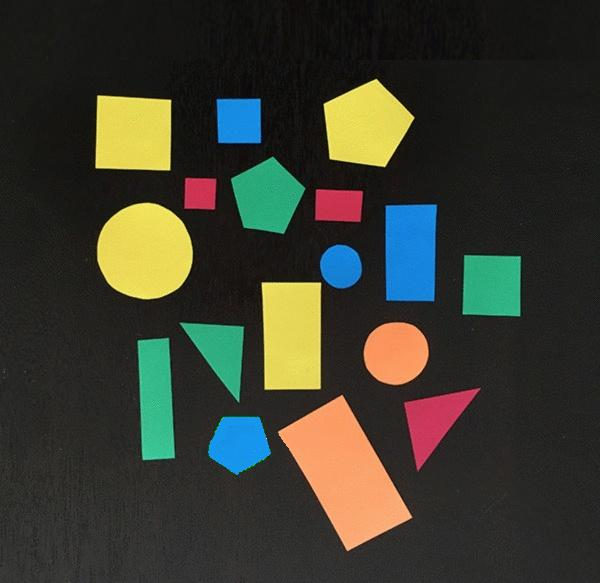
#> input picture opencv/script/shape_detection.jpg, 600 x 583 px, found by its file name
$ python opencv.py
#> lines starting #> are read from the running program, lines starting #| are printed output that depends on the picture; after the words box and inside, x2 and y2 are one past the last pixel; in counts of white or black regions, pixels touching at a corner belong together; long printed decimals are rounded
### opencv/script/shapedetector.py
# -*- coding: utf-8 -*-
"""
Created on Wed Jul 10 21:35:51 2019

@author: bobydeng
"""
import cv2
import math

class ShapeDetector:
    def __init__(self):
        pass

    def detect(self,c):
        shape = None
        peri = cv2.arcLength(c, True)
        approx = cv2.approxPolyDP(c, 0.04 * peri, True)
        k = cv2.isContourConvex(approx)
        if k == False:
            return shape

        #print 'approx edges', len(approx)
        if len(approx) == 3:
            shape = "triangle"

        elif len(approx) == 4:
            (x,y,w,h) = cv2.boundingRect(approx)
            ar = w/float(h)

            shape = "square" if ar >=0.95 and ar <= 1.05 else "rectangle"

        elif len(approx) == 5:
            shape = "pentagon"

        elif len(approx) > 6:
            area = cv2.contourArea(c)
            circularity = 4*math.pi*area/(peri*peri)
            print 'circurity', circularity
            if circularity > 0.8:
                shape = "circle"

        return shape

### opencv/script/opencv.py
# -*- coding: utf-8 -*-
"""
Created on Wed Jul 10 20:19:46 2019

@author: bobydeng
"""

import numpy as np
import cv2
from shapedetector import ShapeDetector
import imutils

"""
imgfolder = '/home/bobydeng/myworks/go/data/collection/Images/users/dengbo/go'
img = cv2.imread(imgfolder + '/weiqi9.jpg',0)
cv2.imshow('go', img)
cv2.waitKey(0)
cv2.destroyAllWindows()
"""


frame = cv2.imread('/home/bobydeng/myworks/test/shape_detection.jpg')
#> frame is the input picture: shape (583, 600, 3); mean B, G, R 47.1, 58.7, 57.5
cv2.imshow('frame',frame)

resized = imutils.resize(frame, width=300)
ratio = frame.shape[0] / float(resized.shape[0])
#> ratio = 2
gray = cv2.cvtColor(resized, cv2.COLOR_BGR2GRAY)
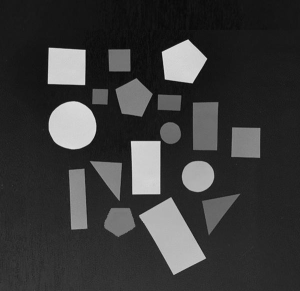
#> gray: shape (291, 300); min 8, max 223, mean 57.1
blurred = cv2.GaussianBlur(gray, (5,5),0)
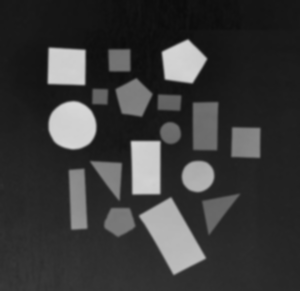
#> blurred: shape (291, 300); min 11, max 216, mean 57.1
thresh = cv2.threshold(blurred, 60, 255, cv2.THRESH_BINARY)[1]
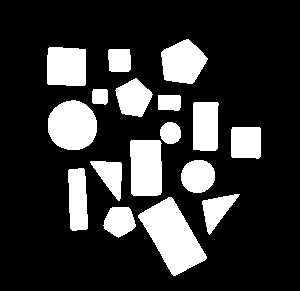
#> thresh: shape (291, 300); 20.8% white; 17 white regions

cv2.imshow('thresh',thresh)

cnts = cv2.findContours(thresh.copy(), cv2.RETR_EXTERNAL,
                        cv2.CHAIN_APPROX_SIMPLE)
#> cnts = 17 contours; largest, box (x1, y1, x2, y2) and area: (138, 197, 207, 276) 2708, (48, 100, 97, 150) 1886, (130, 140, 162, 196) 1639, (161, 39, 208, 84) 1430, (47, 47, 86, 86) 1388
cnts = imutils.grab_contours(cnts)
sd = ShapeDetector()

for c in cnts:
    M = cv2.moments(c)
    if M["m00"] == 0:
        continue
    cX = int((M["m10"] / M["m00"]) * ratio)
    cY = int((M["m01"] / M["m00"]) * ratio)
    shape = sd.detect(c)

    c = c.astype("float")
    c *= ratio
    c = c.astype("int")
    cv2.drawContours(frame, [c], -1, (0, 255 ,0), 2)
    cv2.putText(frame, shape, (cX, cY), cv2.FONT_HERSHEY_SIMPLEX,
                0.5, (255,255,255), 2)

    cv2.imshow("Image", frame)
    cv2.waitKey(0)
#> this loop made 17 passes
#> (cX, cY, peri in detect, approx in detect, x in detect, y in detect, w in detect, h in detect) on passes 2, 4, 7, 8, 10, 12, 13, 15: (344, 472, 230.5, [[168, 197], [138, 217], [175, 275], [206, 256]], 138, 197, 69, 79), (155, 399, 155, [[83, 168], [68, 170], [72, 230], [87, 228]], 68, 168, 20, 63), (291, 335, 168.1, [[131, 140], [131, 193], [160, 194], [160, 141]], 131, 140, 30, 55), (491, 284, 116.5, [[232, 127], [231, 156], [258, 158], [260, 128]], 231, 127, 30, 32), (410, 251, 142.5, [[194, 102], [193, 149], [215, 150], [218, 103]], 193, 102, 26, 49), (338, 204, 71.66, [[158, 95], [158, 109], [179, 109], [179, 95]], 158, 95, 22, 15), (199, 192, 56.49, [[93, 89], [92, 102], [105, 104], [107, 90]], 92, 89, 16, 16), (238, 120, 84.49, [[109, 49], [109, 70], [128, 71], [129, 49]], 109, 49, 21, 23)
#> (cX, cY, peri in detect, shape) on passes 1, 14, 17: (238, 442, 102.9, 'pentagon'), (266, 195, 122.5, 'pentagon'), (365, 124, 149, 'pentagon')
#| circurity 0.9037
#| circurity 0.9085
#| circurity 0.899
#> pass 1, `cv2.imshow("Image", frame)`:
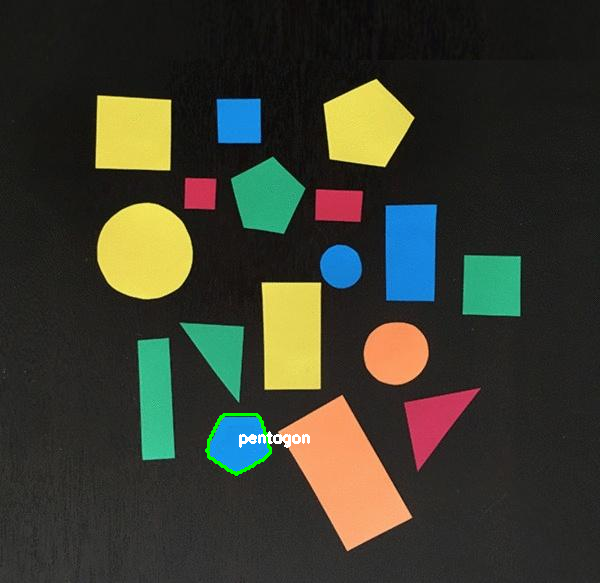
#> window 'Image': shape (583, 600, 3); mean B, G, R 47.1, 59.2, 57.7
#> pass 2, `cv2.imshow("Image", frame)`:
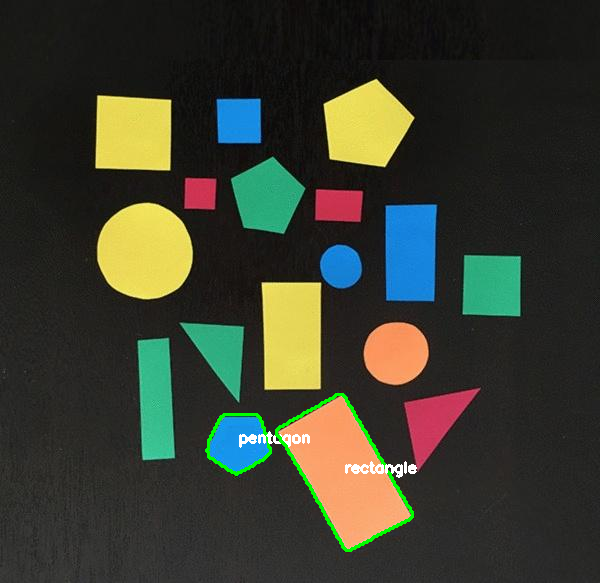
#> window 'Image': shape (583, 600, 3); mean B, G, R 47.1, 60.3, 57.5
#> after the loop:
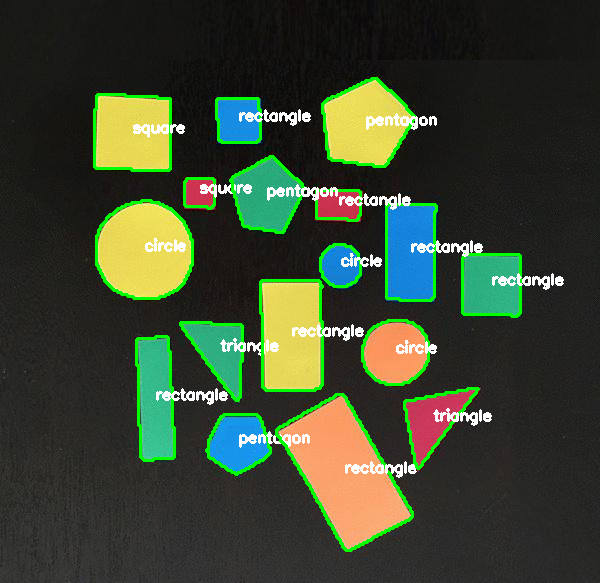
#> frame: shape (583, 600, 3); 5.89% of pixels changed, all inside (x1, y1, x2, y2) = (93, 77, 564, 552)

cv2.destroyAllWindows()
